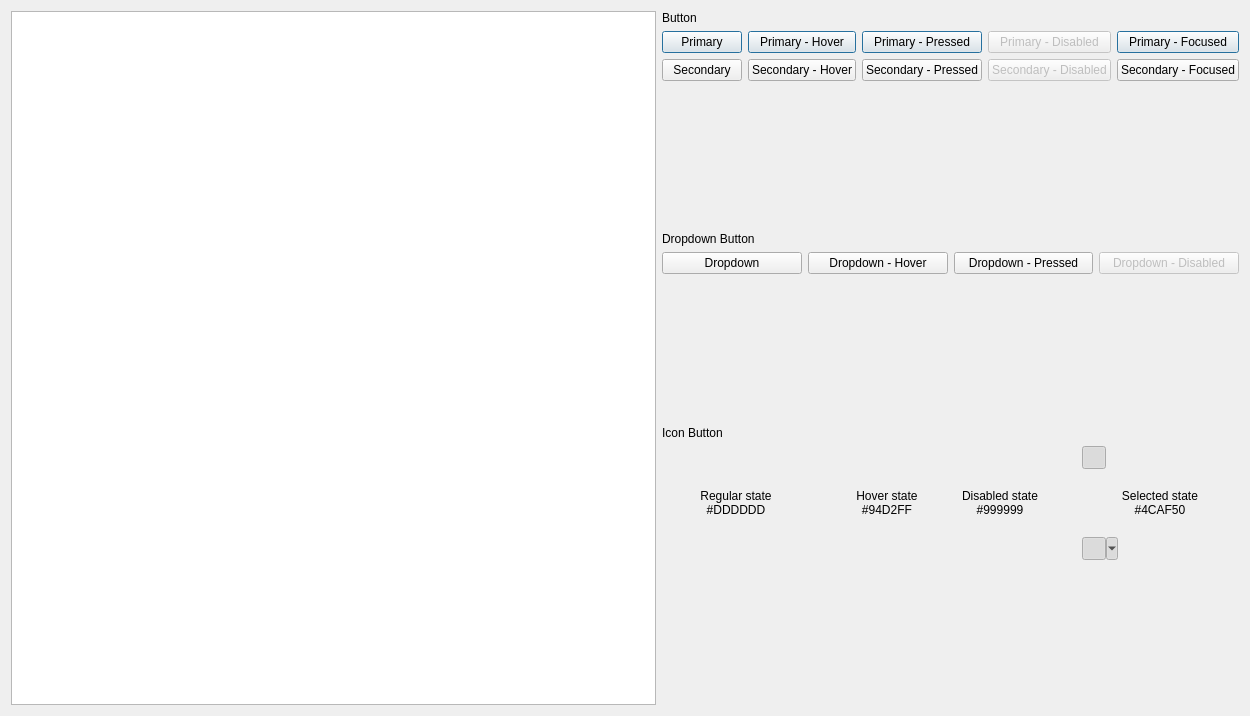
<?xml version="1.0" encoding="UTF-8"?>
<ui version="4.0">
 <class>ButtonPage</class>
 <widget class="QWidget" name="ButtonPage">
  <property name="geometry">
   <rect>
    <x>0</x>
    <y>0</y>
    <width>1250</width>
    <height>716</height>
   </rect>
  </property>
  <property name="sizePolicy">
   <sizepolicy hsizetype="Expanding" vsizetype="Expanding">
    <horstretch>0</horstretch>
    <verstretch>0</verstretch>
   </sizepolicy>
  </property>
  <layout class="QHBoxLayout" name="horizontalLayout">
   <item>
    <widget class="QTextEdit" name="exampleText">
     <property name="undoRedoEnabled">
      <bool>false</bool>
     </property>
     <property name="readOnly">
      <bool>true</bool>
     </property>
    </widget>
   </item>
   <item>
    <layout class="QVBoxLayout" name="verticalLayout">
     <item>
      <widget class="QLabel" name="buttonLabel">
       <property name="text">
        <string>Button</string>
       </property>
      </widget>
     </item>
     <item>
      <layout class="QGridLayout" name="buttonLayout">
       <item row="0" column="0">
        <widget class="QPushButton" name="primary">
         <property name="text">
          <string>Primary</string>
         </property>
         <property name="default">
          <bool>true</bool>
         </property>
        </widget>
       </item>
       <item row="0" column="1">
        <widget class="FixedStateButton" name="primaryHover">
         <property name="text">
          <string>Primary - Hover</string>
         </property>
         <property name="default">
          <bool>true</bool>
         </property>
        </widget>
       </item>
       <item row="0" column="2">
        <widget class="FixedStateButton" name="primaryPressed">
         <property name="text">
          <string>Primary - Pressed</string>
         </property>
         <property name="default">
          <bool>true</bool>
         </property>
        </widget>
       </item>
       <item row="0" column="3">
        <widget class="QPushButton" name="primaryDisabled">
         <property name="enabled">
          <bool>false</bool>
         </property>
         <property name="text">
          <string>Primary - Disabled</string>
         </property>
         <property name="default">
          <bool>true</bool>
         </property>
        </widget>
       </item>
       <item row="0" column="4">
        <widget class="FixedStateButton" name="primaryFocused">
         <property name="text">
          <string>Primary - Focused</string>
         </property>
         <property name="default">
          <bool>true</bool>
         </property>
        </widget>
       </item>
       <item row="1" column="0">
        <widget class="QPushButton" name="secondary">
         <property name="text">
          <string>Secondary</string>
         </property>
        </widget>
       </item>
       <item row="1" column="1">
        <widget class="FixedStateButton" name="secondaryHover">
         <property name="text">
          <string>Secondary - Hover</string>
         </property>
        </widget>
       </item>
       <item row="1" column="2">
        <widget class="FixedStateButton" name="secondaryPressed">
         <property name="text">
          <string>Secondary - Pressed</string>
         </property>
        </widget>
       </item>
       <item row="1" column="3">
        <widget class="QPushButton" name="secondaryDisabled">
         <property name="enabled">
          <bool>false</bool>
         </property>
         <property name="text">
          <string>Secondary - Disabled</string>
         </property>
        </widget>
       </item>
       <item row="1" column="4">
        <widget class="FixedStateButton" name="secondaryFocused">
         <property name="text">
          <string>Secondary - Focused</string>
         </property>
        </widget>
       </item>
      </layout>
     </item>
     <item>
      <spacer name="verticalSpacer_3">
       <property name="orientation">
        <enum>Qt::Vertical</enum>
       </property>
       <property name="sizeHint" stdset="0">
        <size>
         <width>20</width>
         <height>40</height>
        </size>
       </property>
      </spacer>
     </item>
     <item>
      <widget class="QLabel" name="dropdownButtonLabel">
       <property name="text">
        <string>Dropdown Button</string>
       </property>
      </widget>
     </item>
     <item>
      <layout class="QGridLayout" name="dropdownButtonLayout">
       <item row="0" column="0">
        <widget class="QPushButton" name="dropdown">
         <property name="text">
          <string>Dropdown</string>
         </property>
        </widget>
       </item>
       <item row="0" column="1">
        <widget class="FixedStateButton" name="dropdownHover">
         <property name="text">
          <string>Dropdown - Hover</string>
         </property>
        </widget>
       </item>
       <item row="0" column="2">
        <widget class="FixedStateButton" name="dropdownPressed">
         <property name="text">
          <string>Dropdown - Pressed</string>
         </property>
        </widget>
       </item>
       <item row="0" column="3">
        <widget class="QPushButton" name="dropdownDisabled">
         <property name="enabled">
          <bool>false</bool>
         </property>
         <property name="text">
          <string>Dropdown - Disabled</string>
         </property>
        </widget>
       </item>
      </layout>
     </item>
     <item>
      <spacer name="verticalSpacer">
       <property name="orientation">
        <enum>Qt::Vertical</enum>
       </property>
       <property name="sizeHint" stdset="0">
        <size>
         <width>20</width>
         <height>40</height>
        </size>
       </property>
      </spacer>
     </item>
     <item>
      <widget class="QLabel" name="iconButtonLabel">
       <property name="text">
        <string>Icon Button</string>
       </property>
      </widget>
     </item>
     <item>
      <layout class="QGridLayout" name="toolButtonLayout">
       <item row="0" column="0">
        <widget class="QToolButton" name="toolButton">
         <property name="icon">
          <iconset>
           <normaloff>:/stylesheet/img/logging/add-filter.svg</normaloff>:/stylesheet/img/logging/add-filter.svg</iconset>
         </property>
         <property name="autoRaise">
          <bool>true</bool>
         </property>
        </widget>
       </item>
       <item row="2" column="0">
        <widget class="QToolButton" name="toolButtonMenu">
         <property name="icon">
          <iconset>
           <normaloff>:/stylesheet/img/logging/add-filter.svg</normaloff>:/stylesheet/img/logging/add-filter.svg</iconset>
         </property>
         <property name="popupMode">
          <enum>QToolButton::InstantPopup</enum>
         </property>
         <property name="autoRaise">
          <bool>true</bool>
         </property>
        </widget>
       </item>
       <item row="1" column="1">
        <widget class="QLabel" name="toolButtonHoverLabel">
         <property name="text">
          <string>
            Hover state
            #94D2FF
          </string>
         </property>
         <property name="alignment">
          <set>Qt::AlignCenter</set>
         </property>
        </widget>
       </item>
       <item row="1" column="3">
        <widget class="QLabel" name="toolButtonSelectedLabel">
         <property name="text">
          <string>
            Selected state
            #4CAF50
          </string>
         </property>
         <property name="alignment">
          <set>Qt::AlignCenter</set>
         </property>
        </widget>
       </item>
       <item row="0" column="1">
        <widget class="QToolButton" name="toolButtonHover">
         <property name="mouseTracking">
          <bool>false</bool>
         </property>
         <property name="icon">
          <iconset>
           <normaloff>:/stylesheet/img/logging/add-filter.svg</normaloff>:/stylesheet/img/logging/add-filter.svg</iconset>
         </property>
         <property name="autoRaise">
          <bool>true</bool>
         </property>
        </widget>
       </item>
       <item row="1" column="0">
        <widget class="QLabel" name="toolButtonRegularLabel">
         <property name="text">
          <string>Regular state
#DDDDDD</string>
         </property>
         <property name="alignment">
          <set>Qt::AlignCenter</set>
         </property>
        </widget>
       </item>
       <item row="2" column="2">
        <widget class="QToolButton" name="toolButtonMenuDisabled">
         <property name="enabled">
          <bool>false</bool>
         </property>
         <property name="icon">
          <iconset>
           <normaloff>:/stylesheet/img/logging/add-filter.svg</normaloff>:/stylesheet/img/logging/add-filter.svg</iconset>
         </property>
         <property name="popupMode">
          <enum>QToolButton::InstantPopup</enum>
         </property>
         <property name="autoRaise">
          <bool>true</bool>
         </property>
        </widget>
       </item>
       <item row="0" column="2">
        <widget class="QToolButton" name="toolButtonDisabled">
         <property name="enabled">
          <bool>false</bool>
         </property>
         <property name="icon">
          <iconset>
           <normaloff>:/stylesheet/img/logging/add-filter.svg</normaloff>:/stylesheet/img/logging/add-filter.svg</iconset>
         </property>
         <property name="autoRaise">
          <bool>true</bool>
         </property>
        </widget>
       </item>
       <item row="2" column="1">
        <widget class="QToolButton" name="toolButtonMenuHover">
         <property name="icon">
          <iconset>
           <normaloff>:/stylesheet/img/logging/add-filter.svg</normaloff>:/stylesheet/img/logging/add-filter.svg</iconset>
         </property>
         <property name="popupMode">
          <enum>QToolButton::InstantPopup</enum>
         </property>
         <property name="autoRaise">
          <bool>true</bool>
         </property>
        </widget>
       </item>
       <item row="0" column="3">
        <widget class="QToolButton" name="toolButtonSelected">
         <property name="icon">
          <iconset>
           <normaloff>:/stylesheet/img/logging/add-filter.svg</normaloff>:/stylesheet/img/logging/add-filter.svg</iconset>
         </property>
         <property name="checkable">
          <bool>true</bool>
         </property>
         <property name="checked">
          <bool>true</bool>
         </property>
         <property name="autoRaise">
          <bool>true</bool>
         </property>
        </widget>
       </item>
       <item row="1" column="2">
        <widget class="QLabel" name="toolButtonDisabledLabel">
         <property name="text">
          <string>Disabled state
#999999</string>
         </property>
         <property name="alignment">
          <set>Qt::AlignCenter</set>
         </property>
        </widget>
       </item>
       <item row="2" column="3">
        <widget class="QToolButton" name="toolButtonMenuSelected">
         <property name="icon">
          <iconset>
           <normaloff>:/stylesheet/img/logging/add-filter.svg</normaloff>:/stylesheet/img/logging/add-filter.svg</iconset>
         </property>
         <property name="checkable">
          <bool>true</bool>
         </property>
         <property name="checked">
          <bool>true</bool>
         </property>
         <property name="popupMode">
          <enum>QToolButton::MenuButtonPopup</enum>
         </property>
         <property name="autoRaise">
          <bool>true</bool>
         </property>
        </widget>
       </item>
      </layout>
     </item>
     <item>
      <spacer name="verticalSpacer_2">
       <property name="orientation">
        <enum>Qt::Vertical</enum>
       </property>
       <property name="sizeHint" stdset="0">
        <size>
         <width>20</width>
         <height>40</height>
        </size>
       </property>
      </spacer>
     </item>
    </layout>
   </item>
  </layout>
 </widget>
 <customwidgets>
  <customwidget>
   <class>FixedStateButton</class>
   <extends>QPushButton</extends>
   <header>Gallery/FixedStateButton.h</header>
   <container>1</container>
  </customwidget>
 </customwidgets>
 <resources/>
 <connections/>
</ui>
